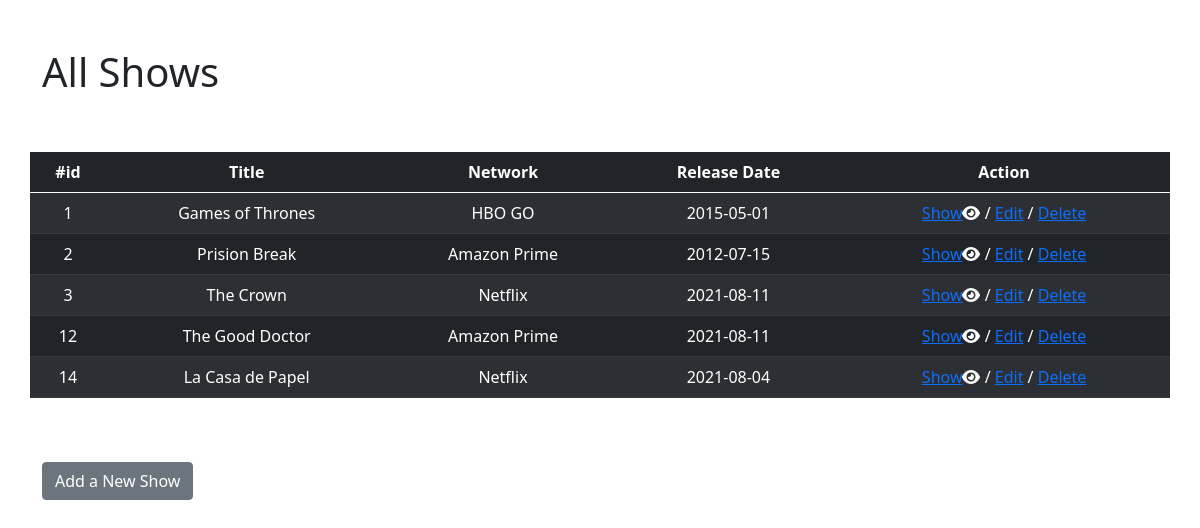
/shows, run on the app's committed database.
### tv_shows_app/models.py (models this page shows, shortened)
class Show(models.Model):
    title= models.CharField(max_length=255)
    network= models.CharField(max_length=255)
    release_date = models.DateField(null=True)
    description= models.TextField()
    created_at = models.DateTimeField(auto_now_add=True)
    updated_at = models.DateTimeField(auto_now=True)

### tv_shows_app/views.py (the view)
# urls.py: path('shows', views.shows),
def shows(request):
    contexto={
        'shows' : Show.objects.all(),
    }
    return render(request, 'all_show.html', contexto)

### tv_shows_app/templates/all_show.html (shortened to what this page needs)
<!DOCTYPE html>
<html lang="en">
<head>
    {% load static %}
    <link rel="stylesheet" href="{% static 'css/bootstrap.min.css' %}">
</head>
<body>
    <div class="container">
      <div class="row mt-5">
        <h1>All Shows</h1>
      </div>
        <div class="row mt-5">
            <table class="table table-dark table-striped table-hover text-center">
                <thead>
                  <tr>
                    <th>#id</th>
                    <th>Title</th>
                    <th>Network</th>
                    <th>Release Date</th>
                    <th>Action</th>
                  </tr>
                </thead>
                <tbody>
                    {% for s in shows %}
                  <tr>
                    <td>{{s.id}} </td>
                    <td>{{s.title}}</td>
                    <td>{{s.network}}</td>
                    <td>{{s.release_date|date:"Y-m-d"}}</td>
                    <td><a href="/shows/{{s.id}}">Show</a><i class="fa-solid fa-eye"></i> / <a href="/shows/{{s.id}}/edit">Edit</a> / <a href="/shows/{{s.id}}/delete">Delete</a></td>
                  </tr>
                  {%endfor%}
                </tbody>
              </table>
        </div>
        <div class="col-3 mt-5">
          <a href="/shows/new" class="btn btn-secondary" type="button">Add a New Show</a>
      </div>
    </div>
</body>

### data on the page
Show: id "1", title "Games of Thrones", network "HBO GO", release_date "2015-05-01"
Show: id "2", title "Prision Break", network "Amazon Prime", release_date "2012-07-15"
Show: id "3", title "The Crown", network "Netflix", release_date "2021-08-11"
Show: id "12", title "The Good Doctor", network "Amazon Prime", release_date "2021-08-11"
Show: id "14", title "La Casa de Papel", network "Netflix", release_date "2021-08-04"
